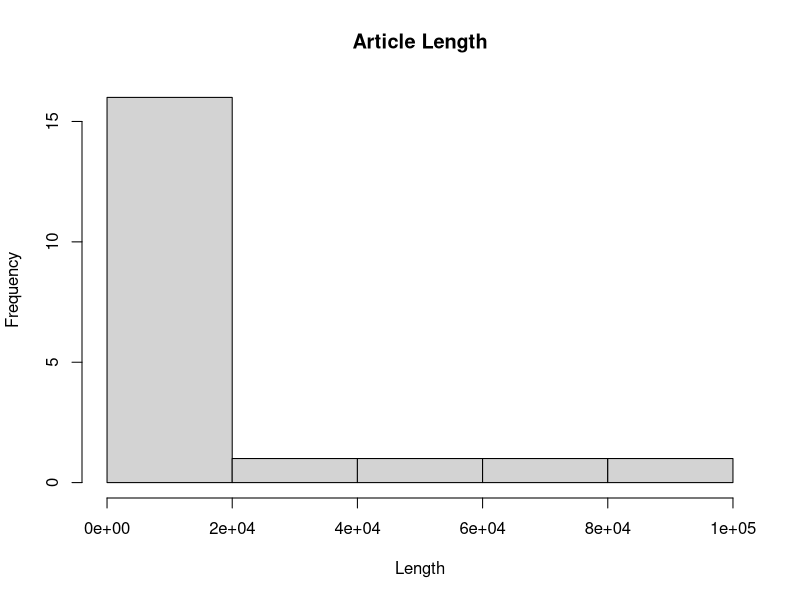
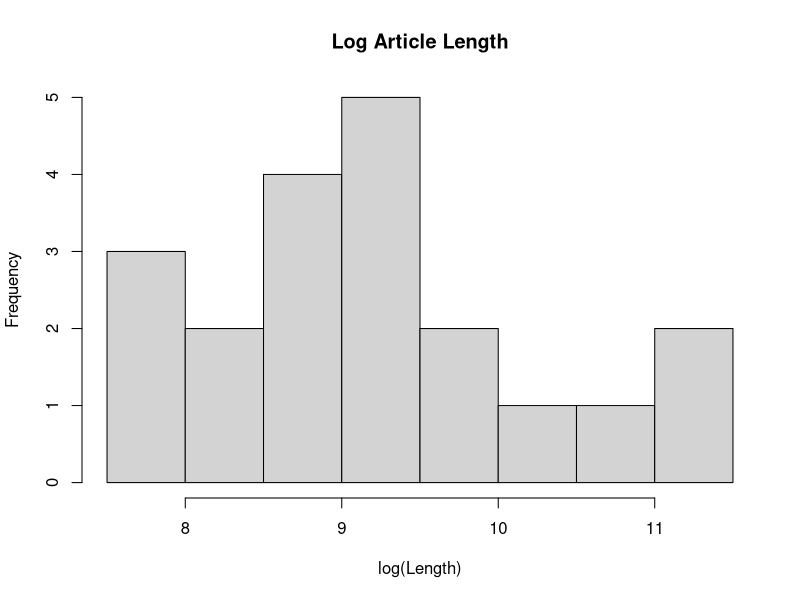
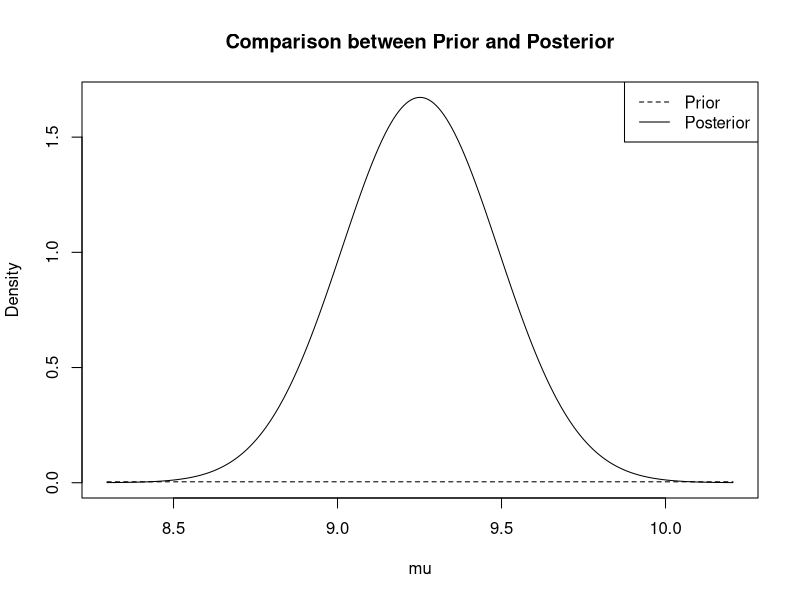

The R source for these figures, in order:
## ---- chunk 1
# parameters
p1.alpha <- 426
p1.beta <- 76
p2.alpha <- 10
p2.beta <- 2

# summary function
beta_summary <- function(alpha, beta) {
    data.frame(
        mean = alpha / (alpha + beta),
        mode = (alpha - 1) / (alpha + beta - 2),
        median = qbeta(0.5, alpha, beta)
    )
}

# generate summary
p1 <- beta_summary(p1.alpha, p1.beta)
p2 <- beta_summary(p2.alpha, p2.beta)
higher_rank <- data.frame(
    mean = ifelse(p1$mean > p2$mean, "p1", "p2"),
    mode = ifelse(p1$mode > p2$mode, "p1", "p2"),
    median = ifelse(p1$median > p2$median, "p1", "p2")
)
result <- rbind(p1, p2, higher_rank)
rownames(result) = c("p1", "p2", "higher rank")
result
## ---- chunk 2
data <- read.table("./Random Wikipedia.txt", header = TRUE)
hist(data$bytes, xlab = "Length", main = "Article Length")
summary(data$bytes)
## ---- chunk 3
log_length <- log(data$bytes)
hist(log_length, xlab = "log(Length)", main = "Log Article Length")
summary(log_length)
## ---- chunk 4
n <- length(log_length)
y_bar <- mean(log_length)
s.2 <- var(log_length)

results <- data.frame(mean = y_bar, variance=s.2)
colnames(results) = c("sample mean", "sample variance")
results
## ---- chunk 5
# posterior mean
posteriors <- data.frame(
    mu_mean = y_bar,
    mu_variance = s.2 / n,
    mu_precision = n / s.2
)
posteriors
## ---- chunk 6
# Posterior density
post_std <-sqrt(posteriors$mu_variance) 
curve(
    dnorm(x, posteriors$mu_mean, post_std), 
    from = posteriors$mu_mean - 4 * post_std, 
    to = posteriors$mu_mean + 4 * post_std,  
    xlab = "mu", 
    ylab = "Density",
    main = "Comparison between Prior and Posterior",
    n = 1000
)

# Prior density
# large variance = 10000 to make prior diffuse -> flat prior
curve(
  dnorm(x, y_bar, 100),
  lty = 2, n = 1000, add = TRUE
)

legend("topright", c("Prior", "Posterior"), lty = c(2, 1))
## ---- chunk 7
qnorm(c(0.025, 0.975), mean=posteriors$mu_mean, sd=post_std)
## ---- chunk 8
# simulation
sigma_sim.2 <- (n - 1) * s.2 / rchisq(1000000, n - 1)
mu_sim <- rnorm(1000000, y_bar, sqrt(sigma_sim.2 / n))

posteriors <- data.frame(
    mu_mean = mean(mu_sim),
    mu_variance = var(mu_sim),
    mu_precision = 1 / var(mu_sim)
)
posteriors
## ---- chunk 9
quantile(mu_sim, c(0.025,0.975))
## ---- chunk 10
quantile(sigma_sim.2, c(0.025,0.975))
## ---- chunk 11
N = 1000000
sigma_sim.2 <- (n - 1) * s.2 / rchisq(N, n - 1)
mu_sim <- rnorm(N, y_bar, sqrt(sigma_sim.2 / n))
post.pred <- exp(rnorm(N, mu_sim, sqrt(sigma_sim.2)))
## ---- chunk 12
quantile(post.pred, c(0.025, 0.975))
## ---- chunk 13
min_length <- min(data$bytes)
mean(post.pred < min_length)
## ---- chunk 14
records <- logical(N)
for (i in seq_len(N)) {
    cur_samples <- exp(rnorm(20, mu_sim[i], sqrt(sigma_sim.2[i])))
    records[i] <- min(cur_samples) < min_length
}
mean(records)
